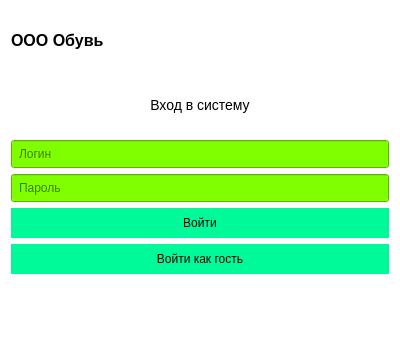
<?xml version="1.0" encoding="UTF-8"?>
<ui version="4.0">
 <class>LoginWindow</class>
 <widget class="QWidget" name="LoginWindow">
  <property name="geometry">
   <rect>
    <x>0</x>
    <y>0</y>
    <width>400</width>
    <height>350</height>
   </rect>
  </property>
  <property name="fixedSize">
   <size>
    <width>400</width>
    <height>350</height>
   </size>
  </property>
  <property name="windowTitle">
   <string>Авторизация - ООО Обувь</string>
  </property>
  <property name="styleSheet">
   <string notr="true">QWidget{background:#FFF;font-family:'Times New Roman'} QLineEdit{background:#7FFF00;padding:5px} QPushButton{background:#00FA9A;padding:8px;border:none} QPushButton:hover{background:#2E8B57;color:#FFF}</string>
  </property>
  <layout class="QVBoxLayout" name="verticalLayout">
   <item>
    <layout class="QHBoxLayout" name="topLayout">
     <item>
      <widget class="QLabel" name="logoLabel">
       <property name="text">
        <string>ООО Обувь</string>
       </property>
       <property name="styleSheet">
        <string notr="true">font-size:16px;font-weight:bold</string>
       </property>
      </widget>
     </item>
     <item>
      <spacer name="horizontalSpacer">
       <property name="orientation">
        <enum>Qt::Horizontal</enum>
       </property>
       <property name="sizeHint" stdset="0">
        <size>
         <width>40</width>
         <height>20</height>
        </size>
       </property>
      </spacer>
     </item>
    </layout>
   </item>
   <item>
    <widget class="QLabel" name="titleLabel">
     <property name="text">
      <string>Вход в систему</string>
     </property>
     <property name="alignment">
      <set>Qt::AlignCenter</set>
     </property>
     <property name="styleSheet">
      <string notr="true">font-size:14px;margin-top:20px;margin-bottom:20px</string>
     </property>
    </widget>
   </item>
   <item>
    <widget class="QLineEdit" name="loginEdit">
     <property name="placeholderText">
      <string>Логин</string>
     </property>
    </widget>
   </item>
   <item>
    <widget class="QLineEdit" name="passwordEdit">
     <property name="placeholderText">
      <string>Пароль</string>
     </property>
     <property name="echoMode">
      <enum>QLineEdit::Password</enum>
     </property>
    </widget>
   </item>
   <item>
    <widget class="QPushButton" name="loginButton">
     <property name="text">
      <string>Войти</string>
     </property>
    </widget>
   </item>
   <item>
    <widget class="QPushButton" name="guestButton">
     <property name="text">
      <string>Войти как гость</string>
     </property>
    </widget>
   </item>
   <item>
    <widget class="QLabel" name="errorLabel">
     <property name="text">
      <string/>
     </property>
     <property name="alignment">
      <set>Qt::AlignCenter</set>
     </property>
     <property name="styleSheet">
      <string notr="true">color:red</string>
     </property>
    </widget>
   </item>
  </layout>
 </widget>
</ui>
